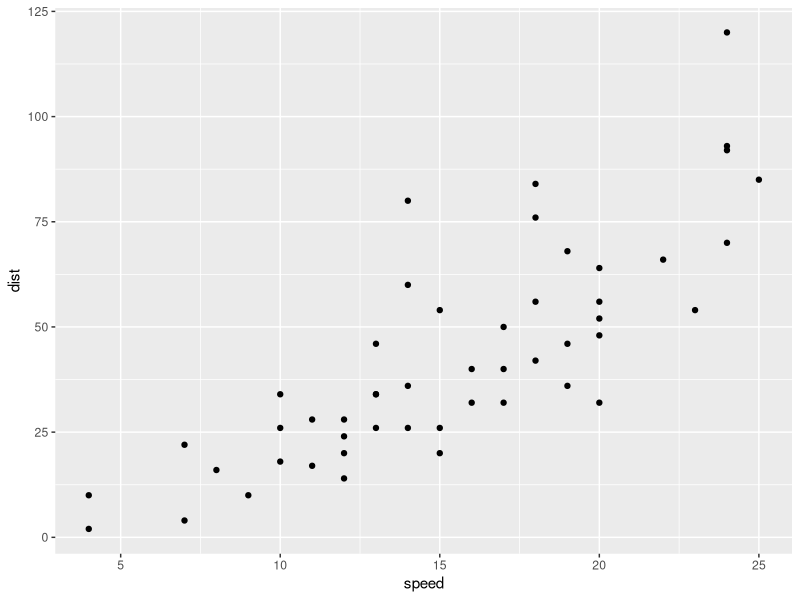
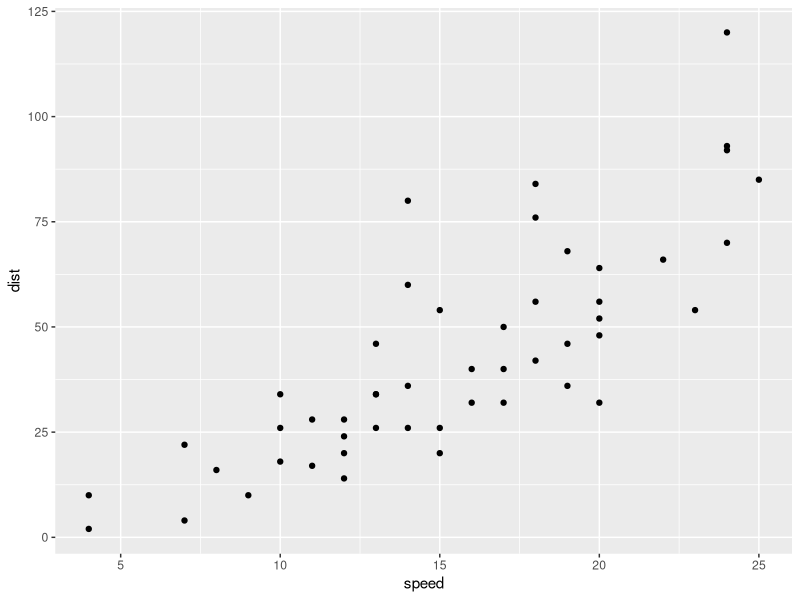
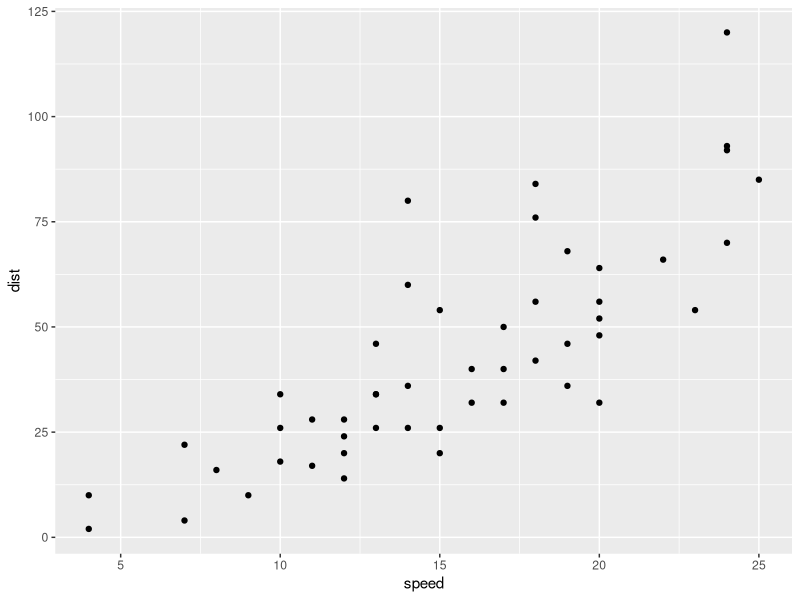

These charts were generated, in order, by the following R code:
## ---- chunk 1
#| echo: false

library(ggplot2)
## ---- chunk 2
#| output-location: column
#| code-line-numbers: "1,2|3"

ggplot(cars, 
       aes(x = speed, y = dist)) +
  geom_point()
## ---- chunk 3
#| output-location: column

## (Empty line so the copy button doesn't overlays)
ggplot(cars, # <1> 
       aes(x = speed, y = dist)) + # <2>
  geom_point() # <3>
## ---- chunk 4
#| output-location: column

ggplot(cars, 
       aes(x = speed, y = dist)) +
  geom_point()
